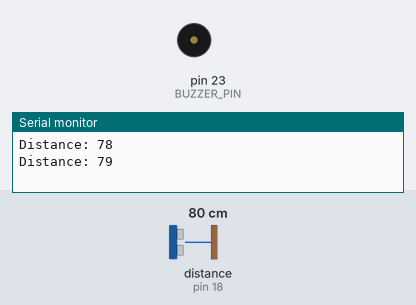
Simulated run of this sketch. Board: Arduino Mega 2560, built with avr-gcc and run on an emulated ATmega2560. On the bench: buzzer (waves = sounding), the last lines printed to the serial monitor. Wiring (inferred from the names in the program): ultrasonic range finder: trigger pin 5; echo pin 18. The test bench sets the inputs (shaded band); at power-on: distance to the obstacle (sensor on pin 18) 80 cm. The echo pulse lasts 58.3 µs per cm.

Above: at 0.83 s.
1.3 s: distance to the obstacle (sensor on pin 18) set to 2 cm
At 2.6 s:
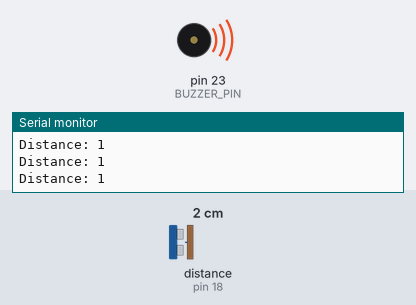
2.9 s: distance to the obstacle (sensor on pin 18) set to 4 cm
At 3.6 s:
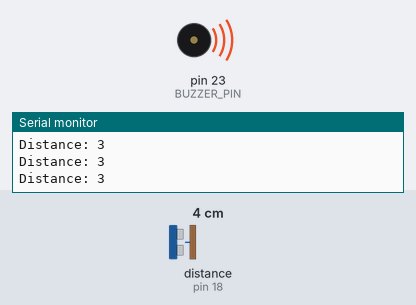
4.4 s: distance to the obstacle (sensor on pin 18) set to 6 cm
At 5.1 s:
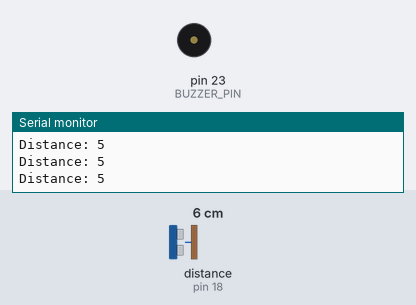
Timing chart, 0 to 7.4 s (numbered marks = the images above; inputs shaded):
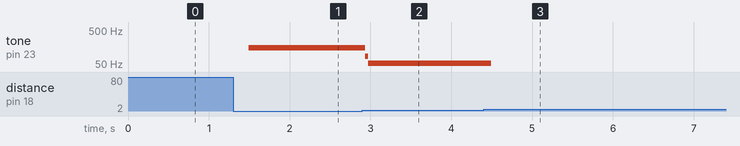

Measured:
- the behaviour switches between 5 and 6 cm on distance to the obstacle (sensor on pin 18) (found by bisection; images 2 and 3)
- after the input at 1.3 s, tone on pin 23 (BUZZER_PIN): silent → 148 Hz after 0.19 s
- after the input at 2.9 s, tone on pin 23 (BUZZER_PIN): 148 Hz → 84 Hz at once, → 53 Hz 0.04 s later
- after the input at 4.4 s, tone on pin 23 (BUZZER_PIN): 53 Hz → silent after 0.09 s

The sketch:

explaining_processing.ino
```cpp
#define TRIG_PIN 5
#define ECHO_PIN 18
#define BUZZER_PIN 23

long duration;
int distance;

void setup() {

  pinMode(TRIG_PIN, OUTPUT);
  pinMode(ECHO_PIN, INPUT);

  pinMode(BUZZER_PIN, OUTPUT);

  Serial.begin(115200);
}

void loop() {

  // تنظيف TRIG
  digitalWrite(TRIG_PIN, LOW);
  delayMicroseconds(2);

  // إرسال الموجة
  digitalWrite(TRIG_PIN, HIGH);
  delayMicroseconds(10);

  digitalWrite(TRIG_PIN, LOW);

  // قراءة الإشارة
  duration = pulseIn(ECHO_PIN, HIGH);

  // حساب المسافة
  distance = duration * 0.034 / 2;

  Serial.print("Distance: ");
  Serial.println(distance);

  // إذا كان الجسم قريب
  if (distance > 0 && distance <= 100) {

    digitalWrite(BUZZER_PIN, HIGH);

    delay(distance * 3);

    digitalWrite(BUZZER_PIN, LOW);

    delay(distance * 3);
  }

  else {

    digitalWrite(BUZZER_PIN, LOW);
  }
}
```
